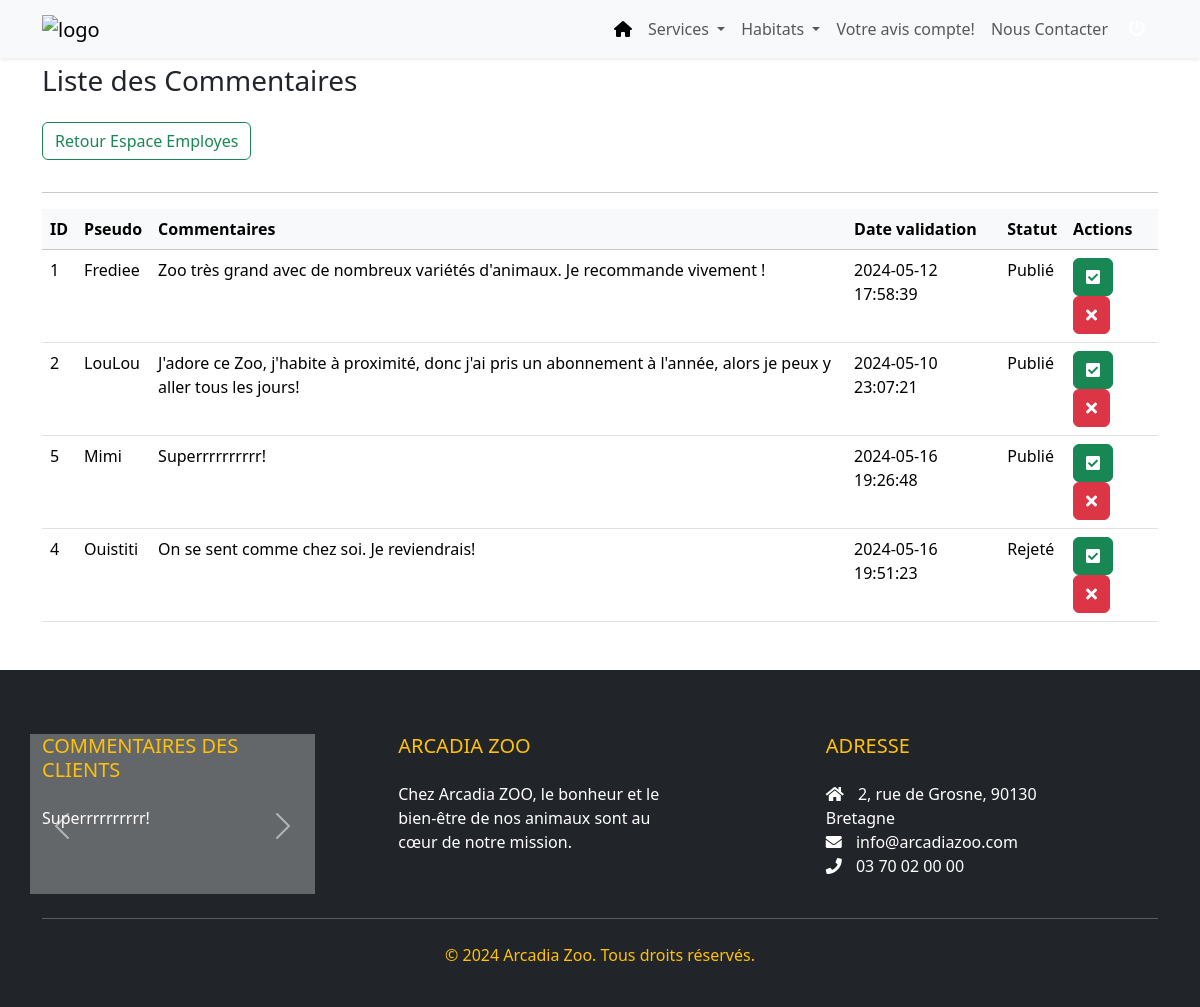
Screenshot of /crudVisiteurs/tableListingCommentsVisiteurs.php with the database file from the repository.
### tables this page shows
CREATE TABLE `visiteurs` (
  `id_visiteur` int(10) UNSIGNED NOT NULL,
  `pseudo` varchar(100) NOT NULL,
  `commentaires` varchar(250) NOT NULL,
  `date_validation` datetime DEFAULT NULL,
  `statut` varchar(50) NOT NULL DEFAULT 'En attente',
  `date_creation` timestamp NOT NULL DEFAULT CURRENT_TIMESTAMP
);

### crudVisiteurs/tableListingCommentsVisiteurs.php (the view, shortened to what this page needs)
<?php
    include "../dbconn.php";
    $sql = "SELECT * FROM visiteurs WHERE commentaires IS NOT NULL AND commentaires <> '' ORDER BY FIELD(statut, 'En attente', 'Publié', 'Rejeté')";
    $result = $conn->query($sql);
?>
<!DOCTYPE html>
<html lang="en">
<head>
    <link rel="stylesheet" href="https://cdn.jsdelivr.net/npm/bootstrap@5.3.2/dist/css/bootstrap.min.css">
    <link rel="stylesheet" href="https://unpkg.com/bootstrap-table@1.22.1/dist/bootstrap-table.min.css">
    <link rel="stylesheet" href="https://cdnjs.cloudflare.com/ajax/libs/font-awesome/6.4.2/css/all.min.css" />
</head>
<body>
    <header>
        <?php
        include_once '../headerlogout.php';
        ?>
    </header>
    <section class="container my-5">
        <h3>Liste des Commentaires</h3>
            <a class="btn btn-outline-success my-3" href="../crudEmployes/adminPageEmployes.php" role="button">Retour Espace Employes</a>
            <br>
        <hr>
        <table class="table" data-toggle="table" data-search="true" data-show-columns="true" data-pagination="true">
            <thead class="table-light">
                <tr>
                    <th>ID</th>
                    <th>Pseudo</th>
                    <th>Commentaires</th>
                    <th>Date validation</th>
                    <th>Statut</th>
                    <th>Actions</th>
                </tr>
            </thead>
            <tbody>
                <?php
                while ($row = $result->fetch(PDO::FETCH_ASSOC)) {
                    echo "
                    <tr>
                        <td>{$row['id_visiteur']}</td>
                        <td>{$row['pseudo']}</td>
                        <td>{$row['commentaires']}</td>
                        <td>{$row['date_validation']}</td>
                        <td>{$row['statut']}</td>
                        <td>
                            <form action='tableListingCommentsVisiteurs.php' method='post'>
                                <input type='hidden' name='id_comment' value='{$row['id_visiteur']}'>
                                <button type='submit' name='approve_comment' class='btn btn-success'><i class='fas fa-square-check'></i></button>
                                <button type='submit' name='reject_comment' class='btn btn-danger'><i class='fas fa-times'></i></button>
                            </form>
                        </td>
                    </tr>
                    ";
                }
                ?>
            </tbody>
        </table>
    </section>
</body>
    <?php
    include_once '../footer.php';
    ?>
</html>

### footer.php (shortened to what this page needs)
<!DOCTYPE html>
<html lang="en">
<head>
    <link rel="stylesheet" href="https://cdn.jsdelivr.net/npm/bootstrap@5.3.2/dist/css/bootstrap.min.css">
    <link rel="stylesheet" href="https://cdnjs.cloudflare.com/ajax/libs/font-awesome/5.15.3/css/all.min.css">
    <link rel="stylesheet" href="styleFooter.css">
</head>
<body>
    <footer class="bg-dark pt-5 pb-4">
        <div class="container text-md-left">
            <div class="row">
                <div class="col-md-3 col-lg-3 col-xl-3 mt-3 text-left light-background">
                    <h5 class="text-uppercase mb-4 font-weight-bold text-warning">Commentaires des clients</h5>
                    <div id="commentCarousel" class="carousel slide" data-bs-ride="carousel">
                        <div class="carousel-inner">
                            <?php
                            $db_host = "localhost";
                            $db_name = "db_arcadiaZoo";
                            $db_user = "root";
                            $db_password = "root";
                            try {
                                $conn = new PDO("mysql:host=$db_host;dbname=$db_name", $db_user, $db_password);
                                $conn->setAttribute(PDO::ATTR_ERRMODE, PDO::ERRMODE_EXCEPTION);
                                $query = "SELECT * FROM visiteurs WHERE statut = 'Publié' ORDER BY date_validation DESC LIMIT 2";
                                $result = $conn->query($query);
                                $active = true;
                                while ($row = $result->fetch(PDO::FETCH_ASSOC)) {
                                    echo '<div class="carousel-item';
                                    if ($active) {
                                        echo ' active';
                                        $active = false;
                                    }
                                    echo '">';
                                    echo '<p>' . $row['commentaires'] . '</p>';
                                    echo '</div>';
                                }
                            } catch (PDOException $e) {
                                echo "Erreur : " . $e->getMessage();
                            }
                            ?>
                        </div>
                        <button class="carousel-control-prev" type="button" data-bs-target="#commentCarousel" data-bs-slide="prev">
                            <span class="carousel-control-prev-icon" aria-hidden="true"></span>
                        </button>
                        <button class="carousel-control-next" type="button" data-bs-target="#commentCarousel" data-bs-slide="next">
                            <span class="carousel-control-next-icon" aria-hidden="true"></span>
                        </button>
                    </div>
                </div>
                <div class="col-md-3 col-lg-3 mx-auto mt-3 text-md-right">
                    <h5 class="text-uppercase mb-4 font-weight-bold text-warning">Arcadia Zoo</h5>
                    <p class="text-white text-left">Chez Arcadia ZOO, le bonheur et le bien-être de nos animaux sont au cœur de notre mission.</p>
                </div>
                <div class="col-md-3 col-lg-3 col-xl-3 mx-auto mt-3 text-right">
                    <h5 class="text-uppercase mb-4 font-weight-bold text-warning">Adresse</h5>
                    <ul class="list-unstyled text-white">
                        <li class="text-white text-left horizontal-align: middle;"><i class="fas fa-home mr-3" style="margin-right: 10px;"></i> 2, rue de Grosne, 90130 Bretagne</li>
                        <li class="text-white text-left"><i class="fas fa-envelope mr-3" style="margin-right: 10px;"></i> info@arcadiazoo.com</li>
                        <li class="text-white text-left"><i class="fas fa-phone mr-3" style="margin-right: 10px;"></i> 03 70 02 00 00</li>
                    </ul>
                </div>
            </div>
            <hr class="my-4 text-white">
            <div class="text-center">
                <p class="text-warning"> &copy; 2024 Arcadia Zoo. Tous droits réservés.</p>
            </div>
        </div>
    </footer>
</body>
</html>

### styleFooter.css (style rules this page uses)
footer { margin-top: 0; margin-bottom: 0; }
.light-background { background-color: rgba( 255, 255, 255, 0.3 ); }
.carousel-item p { color: white; }

### footer.php (style rules this page uses)
.carousel-item p { color: white; }

### rows the page displays
visiteurs: id_visiteur "1", pseudo "Frediee", commentaires "Zoo très grand avec de nombreux variétés d'animaux. Je recommande vivement !", date_validation "2024-05-12 17:58:39", statut "Publié"
visiteurs: id_visiteur "2", pseudo "LouLou", commentaires "J'adore ce Zoo, j'habite à proximité, donc j'ai pris un abonnement à l'année, alors je peux y aller tous les jours!", date_validation "2024-05-10 23:07:21", statut "Publié"
visiteurs: id_visiteur "5", pseudo "Mimi", commentaires "Superrrrrrrrrr!", date_validation "2024-05-16 19:26:48", statut "Publié"
visiteurs: id_visiteur "4", pseudo "Ouistiti", commentaires "On se sent comme chez soi. Je reviendrais!", date_validation "2024-05-16 19:51:23", statut "Rejeté"
